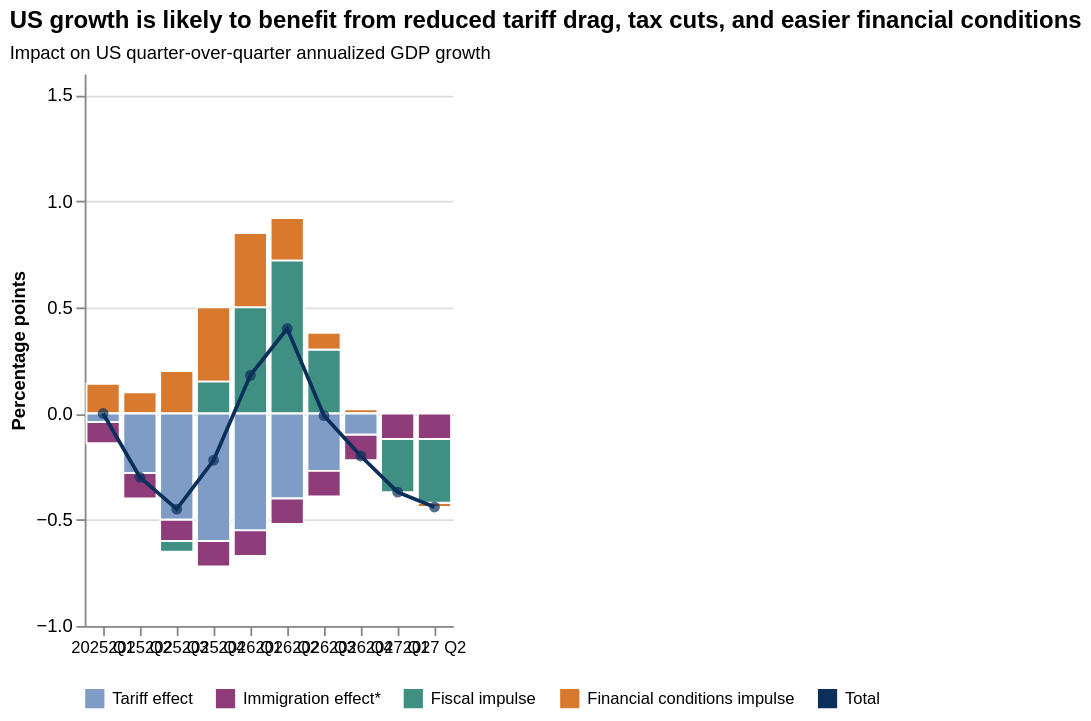

Write a Vega-Lite specification for this figure.
### Vega-Lite specification from a JSON file in a GitHub repository (floating-point values rounded to 4 significant figures)
{"$schema": "https://vega.github.io/schema/vega-lite/v5.json", "background": "white", "width": "container", "height": "container", "title": {"text": "US growth is likely to benefit from reduced tariff drag, tax cuts, and easier financial conditions", "subtitle": "Impact on US quarter-over-quarter annualized GDP growth", "anchor": "start", "fontSize": 13, "subtitleFontSize": 10, "subtitlePadding": 6, "offset": 6}, "data": {"values": [{"order": 1, "label": "2025 Q1", "series": "Financial conditions impulse", "value": 0.14, "stack_order": 2}, {"order": 1, "label": "2025 Q1", "series": "Fiscal impulse", "value": 0.0, "stack_order": 1}, {"order": 1, "label": "2025 Q1", "series": "Tariff effect", "value": -0.04, "stack_order": 1}, {"order": 1, "label": "2025 Q1", "series": "Immigration effect*", "value": -0.1, "stack_order": 2}, {"order": 2, "label": "2025 Q2", "series": "Financial conditions impulse", "value": 0.1, "stack_order": 2}, {"order": 2, "label": "2025 Q2", "series": "Fiscal impulse", "value": 0.0, "stack_order": 1}, {"order": 2, "label": "2025 Q2", "series": "Tariff effect", "value": -0.28, "stack_order": 1}, {"order": 2, "label": "2025 Q2", "series": "Immigration effect*", "value": -0.12, "stack_order": 2}, {"order": 3, "label": "2025 Q3", "series": "Financial conditions impulse", "value": 0.2, "stack_order": 2}, {"order": 3, "label": "2025 Q3", "series": "Fiscal impulse", "value": -0.05, "stack_order": 3}, {"order": 3, "label": "2025 Q3", "series": "Tariff effect", "value": -0.5, "stack_order": 1}, {"order": 3, "label": "2025 Q3", "series": "Immigration effect*", "value": -0.1, "stack_order": 2}, {"order": 4, "label": "2025 Q4", "series": "Financial conditions impulse", "value": 0.35, "stack_order": 2}, {"order": 4, "label": "2025 Q4", "series": "Fiscal impulse", "value": 0.15, "stack_order": 1}, {"order": 4, "label": "2025 Q4", "series": "Tariff effect", "value": -0.6, "stack_order": 1}, {"order": 4, "label": "2025 Q4", "series": "Immigration effect*", "value": -0.12, "stack_order": 2}, {"order": 5, "label": "2026 Q1", "series": "Financial conditions impulse", "value": 0.35, "stack_order": 2}, {"order": 5, "label": "2026 Q1", "series": "Fiscal impulse", "value": 0.5, "stack_order": 1}, {"order": 5, "label": "2026 Q1", "series": "Tariff effect", "value": -0.55, "stack_order": 1}, {"order": 5, "label": "2026 Q1", "series": "Immigration effect*", "value": -0.12, "stack_order": 2}, {"order": 6, "label": "2026 Q2", "series": "Financial conditions impulse", "value": 0.2, "stack_order": 2}, {"order": 6, "label": "2026 Q2", "series": "Fiscal impulse", "value": 0.72, "stack_order": 1}, {"order": 6, "label": "2026 Q2", "series": "Tariff effect", "value": -0.4, "stack_order": 1}, {"order": 6, "label": "2026 Q2", "series": "Immigration effect*", "value": -0.12, "stack_order": 2}, {"order": 7, "label": "2026 Q3", "series": "Financial conditions impulse", "value": 0.08, "stack_order": 2}, {"order": 7, "label": "2026 Q3", "series": "Fiscal impulse", "value": 0.3, "stack_order": 1}, {"order": 7, "label": "2026 Q3", "series": "Tariff effect", "value": -0.27, "stack_order": 1}, {"order": 7, "label": "2026 Q3", "series": "Immigration effect*", "value": -0.12, "stack_order": 2}, {"order": 8, "label": "2026 Q4", "series": "Financial conditions impulse", "value": 0.02, "stack_order": 2}, {"order": 8, "label": "2026 Q4", "series": "Fiscal impulse", "value": 0.0, "stack_order": 1}, {"order": 8, "label": "2026 Q4", "series": "Tariff effect", "value": -0.1, "stack_order": 1}, {"order": 8, "label": "2026 Q4", "series": "Immigration effect*", "value": -0.12, "stack_order": 2}, {"order": 9, "label": "2027 Q1", "series": "Financial conditions impulse", "value": 0.0, "stack_order": 4}, {"order": 9, "label": "2027 Q1", "series": "Fiscal impulse", "value": -0.25, "stack_order": 2}, {"order": 9, "label": "2027 Q1", "series": "Tariff effect", "value": 0.0, "stack_order": 3}, {"order": 9, "label": "2027 Q1", "series": "Immigration effect*", "value": -0.12, "stack_order": 1}, {"order": 10, "label": "2027 Q2", "series": "Financial conditions impulse", "value": -0.02, "stack_order": 3}, {"order": 10, "label": "2027 Q2", "series": "Fiscal impulse", "value": -0.3, "stack_order": 2}, {"order": 10, "label": "2027 Q2", "series": "Tariff effect", "value": 0.0, "stack_order": 4}, {"order": 10, "label": "2027 Q2", "series": "Immigration effect*", "value": -0.12, "stack_order": 1}]}, "layer": [{"mark": {"type": "bar", "stroke": "white", "strokeWidth": 1}, "encoding": {"x": {"field": "label", "type": "ordinal", "sort": ["2025 Q1", "2025 Q2", "2025 Q3", "2025 Q4", "2026 Q1", "2026 Q2", "2026 Q3", "2026 Q4", "2027 Q1", "2027 Q2"], "axis": {"title": null, "labelAngle": 0, "labelFontSize": 9}}, "y": {"field": "value", "type": "quantitative", "stack": "zero", "scale": {"domain": [-1, 1.5]}, "axis": {"title": "Percentage points", "titleFontSize": 10, "grid": true, "gridColor": "#ddd"}}, "order": {"field": "stack_order", "type": "quantitative"}, "color": {"field": "series", "type": "nominal", "scale": {"domain": ["Tariff effect", "Immigration effect*", "Fiscal impulse", "Financial conditions impulse", "Total"], "range": ["#7f9cc7", "#8f3d7a", "#3f8f83", "#d8792e", "#0b2f5b"]}, "legend": {"orient": "bottom", "direction": "horizontal", "title": null, "labelFontSize": 9, "symbolSize": 80, "symbolType": "square"}}}}, {"data": {"values": [{"series": "Total"}]}, "mark": {"type": "point", "opacity": 0}, "encoding": {"color": {"field": "series", "type": "nominal"}}}, {"transform": [{"aggregate": [{"op": "sum", "field": "value", "as": "total"}], "groupby": ["label", "order"]}], "mark": {"type": "line", "strokeWidth": 2, "color": "#0b2f5b"}, "encoding": {"x": {"field": "label", "type": "ordinal", "sort": ["2025 Q1", "2025 Q2", "2025 Q3", "2025 Q4", "2026 Q1", "2026 Q2", "2026 Q3", "2026 Q4", "2027 Q1", "2027 Q2"]}, "y": {"field": "total", "type": "quantitative"}}}, {"transform": [{"aggregate": [{"op": "sum", "field": "value", "as": "total"}], "groupby": ["label", "order"]}], "mark": {"type": "point", "filled": true, "size": 35, "color": "#0b2f5b"}, "encoding": {"x": {"field": "label", "type": "ordinal", "sort": ["2025 Q1", "2025 Q2", "2025 Q3", "2025 Q4", "2026 Q1", "2026 Q2", "2026 Q3", "2026 Q4", "2027 Q1", "2027 Q2"]}, "y": {"field": "total", "type": "quantitative"}}}], "config": {"view": {"stroke": null}}}
